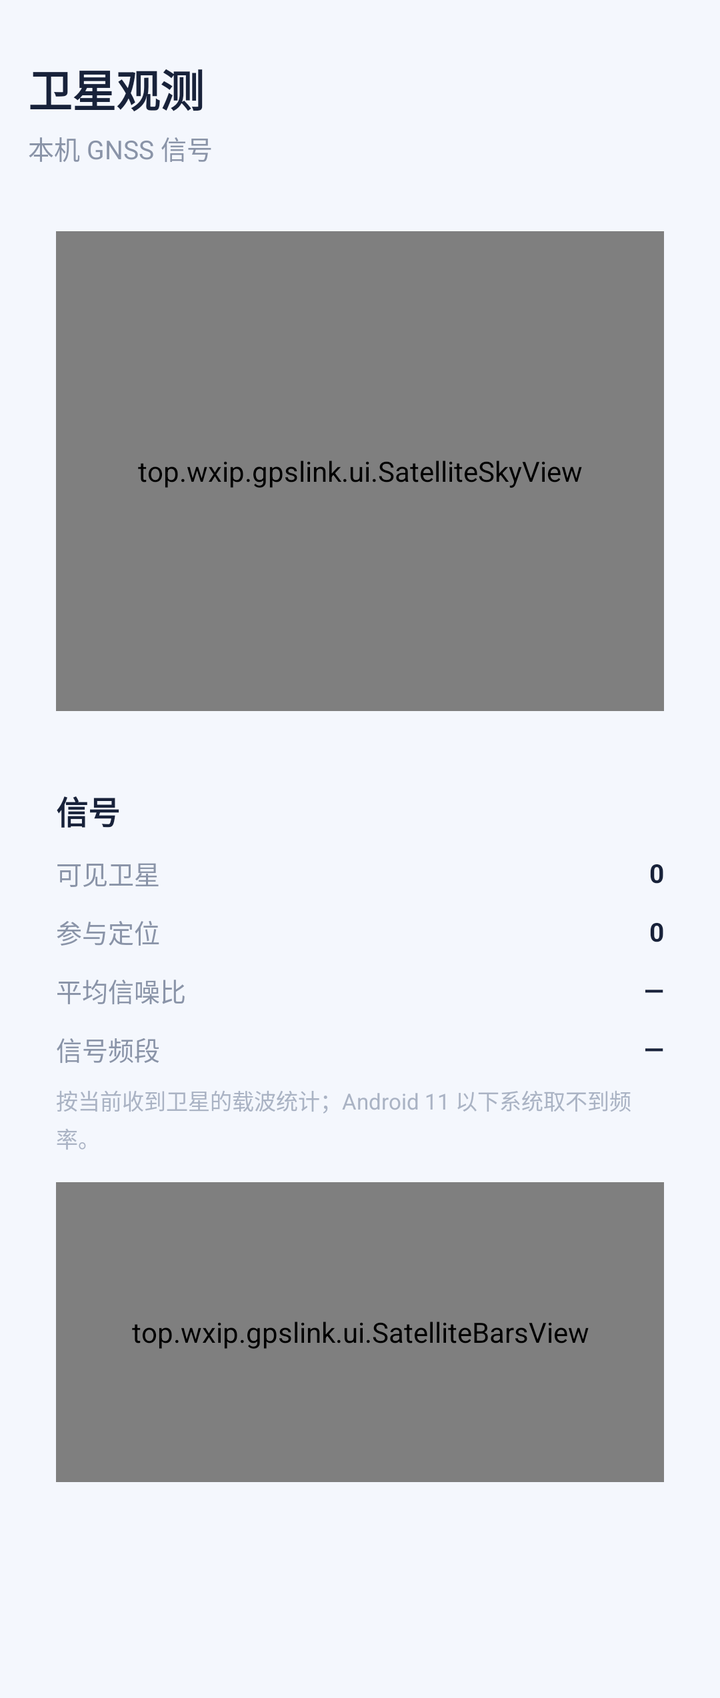
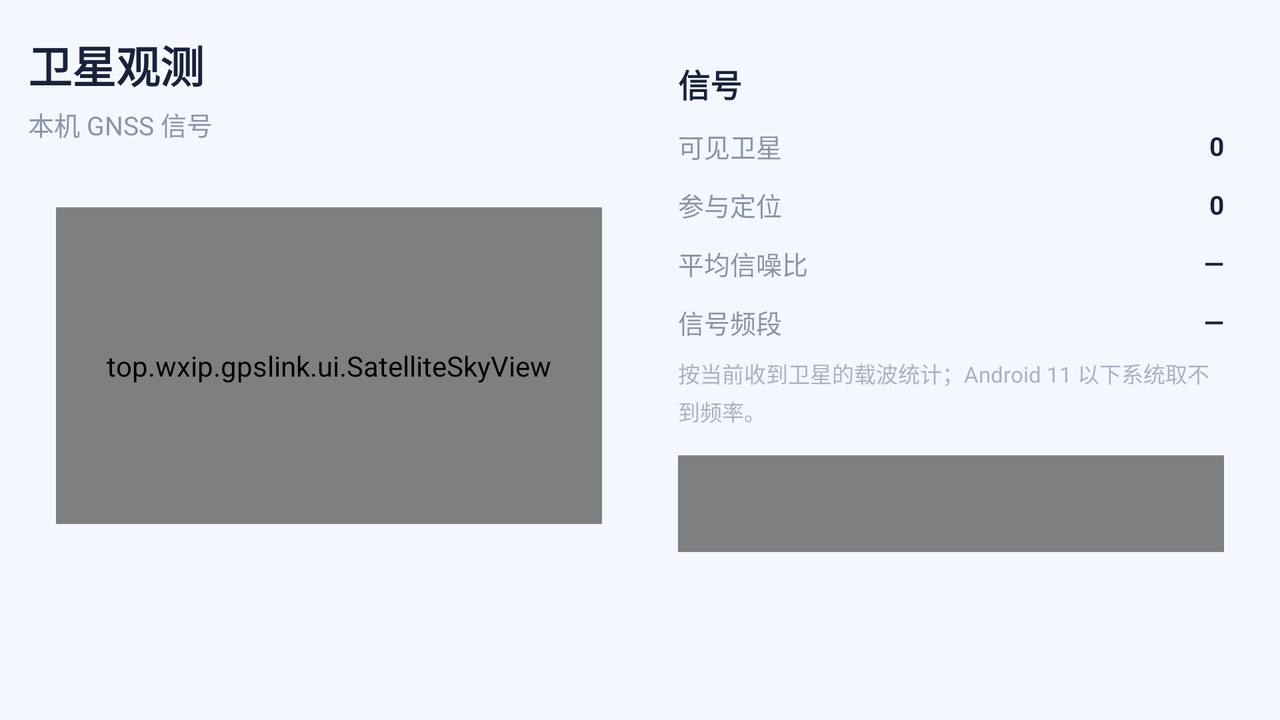

Two renders of one Android screen. The first uses the default layout on a phone; the second uses the alternative layout the repository ships for a different screen configuration, on a matching device. The two XML files are below.
<!-- AndroidManifest.xml: application theme Theme.GpsLink -->
<!-- res/layout/page_sat.xml -->
<?xml version="1.0" encoding="utf-8"?>
<ScrollView xmlns:android="http://schemas.android.com/apk/res/android"
    android:layout_width="match_parent"
    android:layout_height="match_parent"
    android:clipToPadding="false"
    android:fillViewport="true"
    android:paddingBottom="@dimen/dock_bottom"
    android:scrollbars="none">

    <LinearLayout
        android:layout_width="match_parent"
        android:layout_height="wrap_content"
        android:orientation="vertical"
        android:paddingLeft="@dimen/page_pad"
        android:paddingTop="28dp"
        android:paddingRight="@dimen/page_pad">

        <TextView
            style="@style/GnssPageTitle"
            android:layout_width="wrap_content"
            android:layout_height="wrap_content"
            android:text="@string/page_sat_title" />

        <TextView
            android:id="@+id/sat_sub"
            style="@style/GnssPageSub"
            android:layout_width="match_parent"
            android:layout_height="wrap_content"
            android:text="@string/page_sat_subtitle" />

        <LinearLayout style="@style/GnssCard">
            <top.wxip.gpslink.ui.SatelliteSkyView
                android:id="@+id/sky"
                android:layout_width="match_parent"
                android:layout_height="@dimen/sky_height" />
        </LinearLayout>

        <LinearLayout style="@style/GnssCard">

            <TextView
                style="@style/GnssCardTitle"
                android:layout_width="wrap_content"
                android:layout_height="wrap_content"
                android:text="信号" />

            <LinearLayout style="@style/GnssKvRow">
                <TextView style="@style/GnssKvKey" android:text="可见卫星" />
                <TextView android:id="@+id/sat_visible" style="@style/GnssKvValue" android:text="0" />
            </LinearLayout>

            <LinearLayout style="@style/GnssKvRow">
                <TextView style="@style/GnssKvKey" android:text="参与定位" />
                <TextView android:id="@+id/sat_used" style="@style/GnssKvValue" android:text="0" />
            </LinearLayout>

            <LinearLayout style="@style/GnssKvRow">
                <TextView style="@style/GnssKvKey" android:text="平均信噪比" />
                <TextView android:id="@+id/sat_snr" style="@style/GnssKvValue" android:text="—" />
            </LinearLayout>

            <LinearLayout style="@style/GnssKvRow">
                <TextView style="@style/GnssKvKey" android:text="信号频段" />
                <TextView android:id="@+id/sat_bands" style="@style/GnssKvValue" android:text="—" />
            </LinearLayout>

            <TextView
                android:id="@+id/sat_bands_hint"
                style="@style/GnssHint"
                android:layout_width="match_parent"
                android:layout_height="wrap_content"
                android:text="按当前收到卫星的载波统计；Android 11 以下系统取不到频率。" />

            <top.wxip.gpslink.ui.SatelliteBarsView
                android:id="@+id/bars"
                android:layout_width="match_parent"
                android:layout_height="150dp"
                android:layout_marginTop="14dp" />
        </LinearLayout>
    </LinearLayout>
</ScrollView>
<!-- resources referenced by this layout -->
<resources>
  <!-- from res/values-sw320dp/ -->
  <dimen name="dock_bottom">84dp</dimen>
  <!-- from res/values-sw320dp/ -->
  <dimen name="page_pad">14dp</dimen>
  <!-- from res/values-sw320dp/ -->
  <dimen name="sky_height">240dp</dimen>
  <string name="page_sat_subtitle">本机 GNSS 信号</string>
  <string name="page_sat_title">卫星观测</string>
  <style name="GnssCard">
          
          <item name="android:layout_width">match_parent</item>
          <item name="android:layout_height">wrap_content</item>
          <item name="android:background">@drawable/bg_card</item>
          <item name="android:padding">@dimen/card_pad</item>
          <item name="android:layout_marginBottom">@dimen/card_gap</item>
          <item name="android:orientation">vertical</item>
      </style>
  <style name="GnssCardTitle">
          <item name="android:textColor">@color/text_primary</item>
          <item name="android:textSize">16sp</item>
          <item name="android:textStyle">bold</item>
      </style>
  <style name="GnssHint">
          <item name="android:textColor">@color/text_tertiary</item>
          <item name="android:textSize">@dimen/caption_text</item>
          <item name="android:layout_marginTop">8dp</item>
          <item name="android:lineSpacingExtra">3dp</item>
      </style>
  <style name="GnssKvKey">
          <item name="android:layout_width">0dp</item>
          <item name="android:layout_height">wrap_content</item>
          <item name="android:layout_weight">1</item>
          <item name="android:textColor">@color/text_secondary</item>
          <item name="android:textSize">13sp</item>
      </style>
  <style name="GnssKvRow">
          <item name="android:layout_width">match_parent</item>
          <item name="android:layout_height">wrap_content</item>
          <item name="android:orientation">horizontal</item>
          <item name="android:gravity">center_vertical</item>
          <item name="android:layout_marginTop">10dp</item>
      </style>
  <style name="GnssKvValue">
          <item name="android:layout_width">wrap_content</item>
          <item name="android:layout_height">wrap_content</item>
          <item name="android:textColor">@color/text_primary</item>
          <item name="android:textSize">13sp</item>
          <item name="android:textStyle">bold</item>
          <item name="android:gravity">end</item>
      </style>
  <style name="GnssPageSub">
          <item name="android:textColor">@color/text_secondary</item>
          <item name="android:textSize">@dimen/body_text</item>
          <item name="android:layout_marginTop">4dp</item>
          <item name="android:layout_marginBottom">18dp</item>
      </style>
  <style name="GnssPageTitle">
          <item name="android:textColor">@color/text_primary</item>
          <item name="android:textSize">@dimen/title_text</item>
          <item name="android:textStyle">bold</item>
      </style>
  <!-- from res/values-sw320dp/ -->
  <dimen name="card_pad">14dp</dimen>
  <!-- from res/values-sw320dp/ -->
  <dimen name="card_gap">10dp</dimen>
  <color name="text_primary">#18223A</color>
  <color name="text_tertiary">#AAB3C4</color>
  <!-- from res/values-sw320dp/ -->
  <dimen name="caption_text">11sp</dimen>
  <color name="text_secondary">#8A94A8</color>
  <!-- from res/values-sw320dp/ -->
  <dimen name="body_text">13sp</dimen>
  <!-- from res/values-sw320dp/ -->
  <dimen name="title_text">22sp</dimen>
  <color name="brand">#3B6EF6</color>
  <color name="brand_container">#E4ECFF</color>
  <color name="brand_dark">#2154D8</color>
  <color name="surface">#F4F7FD</color>
  <!-- some entries are left out for length -->
</resources>
<!-- res/layout-land/page_sat.xml (the repository's variant of the layout above) -->
<!-- drawn on the phone turned sideways -->
<?xml version="1.0" encoding="utf-8"?>
<LinearLayout xmlns:android="http://schemas.android.com/apk/res/android"
    android:layout_width="match_parent"
    android:layout_height="match_parent"
    android:orientation="horizontal"
    android:paddingLeft="@dimen/page_pad"
    android:paddingTop="16dp"
    android:paddingRight="@dimen/page_pad"
    android:paddingBottom="@dimen/dock_bottom">

    <LinearLayout
        android:layout_width="0dp"
        android:layout_height="match_parent"
        android:layout_weight="1"
        android:orientation="vertical">

        <TextView
            style="@style/GnssPageTitle"
            android:layout_width="wrap_content"
            android:layout_height="wrap_content"
            android:text="@string/page_sat_title" />

        <TextView
            android:id="@+id/sat_sub"
            style="@style/GnssPageSub"
            android:layout_width="match_parent"
            android:layout_height="wrap_content"
            android:text="@string/page_sat_subtitle" />

        
        <LinearLayout
            style="@style/GnssCard"
            android:layout_height="0dp"
            android:layout_weight="1"
            android:layout_marginBottom="0dp">

            <top.wxip.gpslink.ui.SatelliteSkyView
                android:id="@+id/sky"
                android:layout_width="match_parent"
                android:layout_height="match_parent"
                android:layout_gravity="center" />
        </LinearLayout>
    </LinearLayout>

    <ScrollView
        android:layout_width="0dp"
        android:layout_height="match_parent"
        android:layout_marginLeft="@dimen/column_gap"
        android:layout_weight="1"
        android:clipToPadding="false"
        android:scrollbars="none">

        <LinearLayout
            android:layout_width="match_parent"
            android:layout_height="wrap_content"
            android:orientation="vertical">

            <LinearLayout style="@style/GnssCard">

                <TextView
                    style="@style/GnssCardTitle"
                    android:layout_width="wrap_content"
                    android:layout_height="wrap_content"
                    android:text="信号" />

                <LinearLayout style="@style/GnssKvRow">
                    <TextView style="@style/GnssKvKey" android:text="可见卫星" />
                    <TextView android:id="@+id/sat_visible" style="@style/GnssKvValue" android:text="0" />
                </LinearLayout>

                <LinearLayout style="@style/GnssKvRow">
                    <TextView style="@style/GnssKvKey" android:text="参与定位" />
                    <TextView android:id="@+id/sat_used" style="@style/GnssKvValue" android:text="0" />
                </LinearLayout>

                <LinearLayout style="@style/GnssKvRow">
                    <TextView style="@style/GnssKvKey" android:text="平均信噪比" />
                    <TextView android:id="@+id/sat_snr" style="@style/GnssKvValue" android:text="—" />
                </LinearLayout>

                <LinearLayout style="@style/GnssKvRow">
                    <TextView style="@style/GnssKvKey" android:text="信号频段" />
                    <TextView android:id="@+id/sat_bands" style="@style/GnssKvValue" android:text="—" />
                </LinearLayout>

                <TextView
                    android:id="@+id/sat_bands_hint"
                    style="@style/GnssHint"
                    android:layout_width="match_parent"
                    android:layout_height="wrap_content"
                    android:text="按当前收到卫星的载波统计；Android 11 以下系统取不到频率。" />

                <top.wxip.gpslink.ui.SatelliteBarsView
                    android:id="@+id/bars"
                    android:layout_width="match_parent"
                    android:layout_height="150dp"
                    android:layout_marginTop="14dp" />
            </LinearLayout>
        </LinearLayout>
    </ScrollView>
</LinearLayout>
<!-- resources referenced by the variant -->
<!-- as the phone turned sideways resolves them -->
<resources>
  <!-- from res/values-sw320dp/ -->
  <dimen name="column_gap">10dp</dimen>
  <!-- from res/values-sw320dp/ -->
  <dimen name="dock_bottom">84dp</dimen>
  <!-- from res/values-sw320dp/ -->
  <dimen name="page_pad">14dp</dimen>
  <string name="page_sat_subtitle">本机 GNSS 信号</string>
  <string name="page_sat_title">卫星观测</string>
  <style name="GnssCard">
          
          <item name="android:layout_width">match_parent</item>
          <item name="android:layout_height">wrap_content</item>
          <item name="android:background">@drawable/bg_card</item>
          <item name="android:padding">@dimen/card_pad</item>
          <item name="android:layout_marginBottom">@dimen/card_gap</item>
          <item name="android:orientation">vertical</item>
      </style>
  <style name="GnssCardTitle">
          <item name="android:textColor">@color/text_primary</item>
          <item name="android:textSize">16sp</item>
          <item name="android:textStyle">bold</item>
      </style>
  <style name="GnssHint">
          <item name="android:textColor">@color/text_tertiary</item>
          <item name="android:textSize">@dimen/caption_text</item>
          <item name="android:layout_marginTop">8dp</item>
          <item name="android:lineSpacingExtra">3dp</item>
      </style>
  <style name="GnssKvKey">
          <item name="android:layout_width">0dp</item>
          <item name="android:layout_height">wrap_content</item>
          <item name="android:layout_weight">1</item>
          <item name="android:textColor">@color/text_secondary</item>
          <item name="android:textSize">13sp</item>
      </style>
  <style name="GnssKvRow">
          <item name="android:layout_width">match_parent</item>
          <item name="android:layout_height">wrap_content</item>
          <item name="android:orientation">horizontal</item>
          <item name="android:gravity">center_vertical</item>
          <item name="android:layout_marginTop">10dp</item>
      </style>
  <style name="GnssKvValue">
          <item name="android:layout_width">wrap_content</item>
          <item name="android:layout_height">wrap_content</item>
          <item name="android:textColor">@color/text_primary</item>
          <item name="android:textSize">13sp</item>
          <item name="android:textStyle">bold</item>
          <item name="android:gravity">end</item>
      </style>
  <style name="GnssPageSub">
          <item name="android:textColor">@color/text_secondary</item>
          <item name="android:textSize">@dimen/body_text</item>
          <item name="android:layout_marginTop">4dp</item>
          <item name="android:layout_marginBottom">18dp</item>
      </style>
  <style name="GnssPageTitle">
          <item name="android:textColor">@color/text_primary</item>
          <item name="android:textSize">@dimen/title_text</item>
          <item name="android:textStyle">bold</item>
      </style>
  <!-- from res/values-sw320dp/ -->
  <dimen name="card_pad">14dp</dimen>
  <!-- from res/values-sw320dp/ -->
  <dimen name="card_gap">10dp</dimen>
  <color name="text_primary">#18223A</color>
  <color name="text_tertiary">#AAB3C4</color>
  <!-- from res/values-sw320dp/ -->
  <dimen name="caption_text">11sp</dimen>
  <color name="text_secondary">#8A94A8</color>
  <!-- from res/values-sw320dp/ -->
  <dimen name="body_text">13sp</dimen>
  <!-- from res/values-sw320dp/ -->
  <dimen name="title_text">22sp</dimen>
  <color name="brand">#3B6EF6</color>
  <color name="brand_container">#E4ECFF</color>
  <color name="brand_dark">#2154D8</color>
  <color name="surface">#F4F7FD</color>
  <!-- some entries are left out for length -->
</resources>
